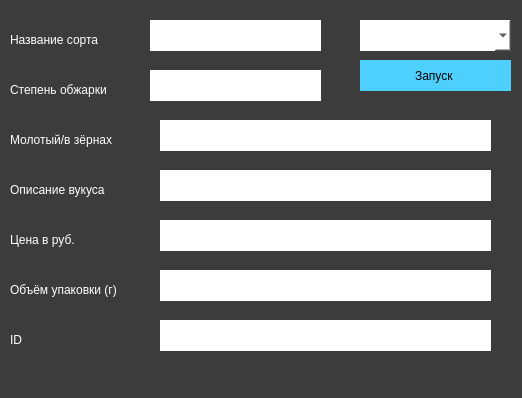
<?xml version="1.0" encoding="UTF-8"?>
<ui version="4.0">
 <class>MainWindow</class>
 <widget class="QMainWindow" name="MainWindow">
  <property name="geometry">
   <rect>
    <x>0</x>
    <y>0</y>
    <width>522</width>
    <height>398</height>
   </rect>
  </property>
  <property name="windowTitle">
   <string>Эспрессо</string>
  </property>
  <property name="styleSheet">
   <string notr="true">background-color:rgb(60, 60, 60)</string>
  </property>
  <widget class="QWidget" name="centralwidget">
   <widget class="QPushButton" name="btn">
    <property name="geometry">
     <rect>
      <x>360</x>
      <y>60</y>
      <width>151</width>
      <height>31</height>
     </rect>
    </property>
    <property name="styleSheet">
     <string notr="true">border:none;
background-color:rgb(78, 208, 255);
font: 12pt &quot;Yu Gothic UI Semilight&quot;;</string>
    </property>
    <property name="text">
     <string>Запуск </string>
    </property>
   </widget>
   <widget class="QComboBox" name="comboBox">
    <property name="geometry">
     <rect>
      <x>360</x>
      <y>20</y>
      <width>151</width>
      <height>31</height>
     </rect>
    </property>
    <property name="styleSheet">
     <string notr="true">background-color:white;
border:none;
color:black;
font: 12pt &quot;Yu Gothic UI Semilight&quot;;</string>
    </property>
    <property name="currentText">
     <string/>
    </property>
    <property name="placeholderText">
     <string/>
    </property>
   </widget>
   <widget class="QLabel" name="label">
    <property name="geometry">
     <rect>
      <x>10</x>
      <y>30</y>
      <width>131</width>
      <height>20</height>
     </rect>
    </property>
    <property name="styleSheet">
     <string notr="true">color:white;
font: 12pt &quot;Yu Gothic UI Semilight&quot;;</string>
    </property>
    <property name="text">
     <string>Название сорта</string>
    </property>
   </widget>
   <widget class="QLabel" name="label_2">
    <property name="geometry">
     <rect>
      <x>10</x>
      <y>80</y>
      <width>131</width>
      <height>20</height>
     </rect>
    </property>
    <property name="styleSheet">
     <string notr="true">color:white;
font: 12pt &quot;Yu Gothic UI Semilight&quot;;</string>
    </property>
    <property name="text">
     <string>Степень обжарки</string>
    </property>
   </widget>
   <widget class="QLabel" name="label_3">
    <property name="geometry">
     <rect>
      <x>10</x>
      <y>130</y>
      <width>141</width>
      <height>20</height>
     </rect>
    </property>
    <property name="styleSheet">
     <string notr="true">color:white;
font: 12pt &quot;Yu Gothic UI Semilight&quot;;</string>
    </property>
    <property name="text">
     <string>Молотый/в зёрнах</string>
    </property>
   </widget>
   <widget class="QLabel" name="label_4">
    <property name="geometry">
     <rect>
      <x>10</x>
      <y>180</y>
      <width>131</width>
      <height>20</height>
     </rect>
    </property>
    <property name="styleSheet">
     <string notr="true">color:white;
font: 12pt &quot;Yu Gothic UI Semilight&quot;;</string>
    </property>
    <property name="text">
     <string>Описание вукуса</string>
    </property>
   </widget>
   <widget class="QLabel" name="label_5">
    <property name="geometry">
     <rect>
      <x>10</x>
      <y>230</y>
      <width>131</width>
      <height>20</height>
     </rect>
    </property>
    <property name="styleSheet">
     <string notr="true">color:white;
font: 12pt &quot;Yu Gothic UI Semilight&quot;;</string>
    </property>
    <property name="text">
     <string>Цена в руб.</string>
    </property>
   </widget>
   <widget class="QLabel" name="label_6">
    <property name="geometry">
     <rect>
      <x>10</x>
      <y>280</y>
      <width>151</width>
      <height>20</height>
     </rect>
    </property>
    <property name="styleSheet">
     <string notr="true">color:white;
font: 12pt &quot;Yu Gothic UI Semilight&quot;;</string>
    </property>
    <property name="text">
     <string>Объём упаковки (г)</string>
    </property>
   </widget>
   <widget class="QLabel" name="label_7">
    <property name="geometry">
     <rect>
      <x>10</x>
      <y>330</y>
      <width>131</width>
      <height>20</height>
     </rect>
    </property>
    <property name="styleSheet">
     <string notr="true">color:white;
font: 12pt &quot;Yu Gothic UI Semilight&quot;;</string>
    </property>
    <property name="text">
     <string>ID</string>
    </property>
   </widget>
   <widget class="QLineEdit" name="sort_title">
    <property name="geometry">
     <rect>
      <x>150</x>
      <y>20</y>
      <width>171</width>
      <height>31</height>
     </rect>
    </property>
    <property name="styleSheet">
     <string notr="true">background-color:white;
font: 12pt &quot;Yu Gothic UI Semilight&quot;;
border:none;</string>
    </property>
   </widget>
   <widget class="QLineEdit" name="degree_of_roasting">
    <property name="geometry">
     <rect>
      <x>150</x>
      <y>70</y>
      <width>171</width>
      <height>31</height>
     </rect>
    </property>
    <property name="styleSheet">
     <string notr="true">background-color:white;
font: 12pt &quot;Yu Gothic UI Semilight&quot;;
border:none;</string>
    </property>
   </widget>
   <widget class="QLineEdit" name="ground_of_grains">
    <property name="geometry">
     <rect>
      <x>160</x>
      <y>120</y>
      <width>331</width>
      <height>31</height>
     </rect>
    </property>
    <property name="styleSheet">
     <string notr="true">background-color:white;
font: 12pt &quot;Yu Gothic UI Semilight&quot;;
border:none;</string>
    </property>
   </widget>
   <widget class="QLineEdit" name="flavor_description">
    <property name="geometry">
     <rect>
      <x>160</x>
      <y>170</y>
      <width>331</width>
      <height>31</height>
     </rect>
    </property>
    <property name="styleSheet">
     <string notr="true">background-color:white;
font: 12pt &quot;Yu Gothic UI Semilight&quot;;
border:none;</string>
    </property>
   </widget>
   <widget class="QLineEdit" name="price">
    <property name="geometry">
     <rect>
      <x>160</x>
      <y>220</y>
      <width>331</width>
      <height>31</height>
     </rect>
    </property>
    <property name="styleSheet">
     <string notr="true">background-color:white;
font: 12pt &quot;Yu Gothic UI Semilight&quot;;
border:none;</string>
    </property>
   </widget>
   <widget class="QLineEdit" name="volume_of_packaging">
    <property name="geometry">
     <rect>
      <x>160</x>
      <y>270</y>
      <width>331</width>
      <height>31</height>
     </rect>
    </property>
    <property name="styleSheet">
     <string notr="true">background-color:white;
font: 12pt &quot;Yu Gothic UI Semilight&quot;;
border:none;</string>
    </property>
   </widget>
   <widget class="QLineEdit" name="id">
    <property name="geometry">
     <rect>
      <x>160</x>
      <y>320</y>
      <width>331</width>
      <height>31</height>
     </rect>
    </property>
    <property name="styleSheet">
     <string notr="true">background-color:white;
font: 12pt &quot;Yu Gothic UI Semilight&quot;;
border:none;</string>
    </property>
   </widget>
  </widget>
  <widget class="QMenuBar" name="menubar">
   <property name="geometry">
    <rect>
     <x>0</x>
     <y>0</y>
     <width>522</width>
     <height>21</height>
    </rect>
   </property>
  </widget>
  <widget class="QStatusBar" name="statusbar"/>
 </widget>
 <resources/>
 <connections/>
</ui>
